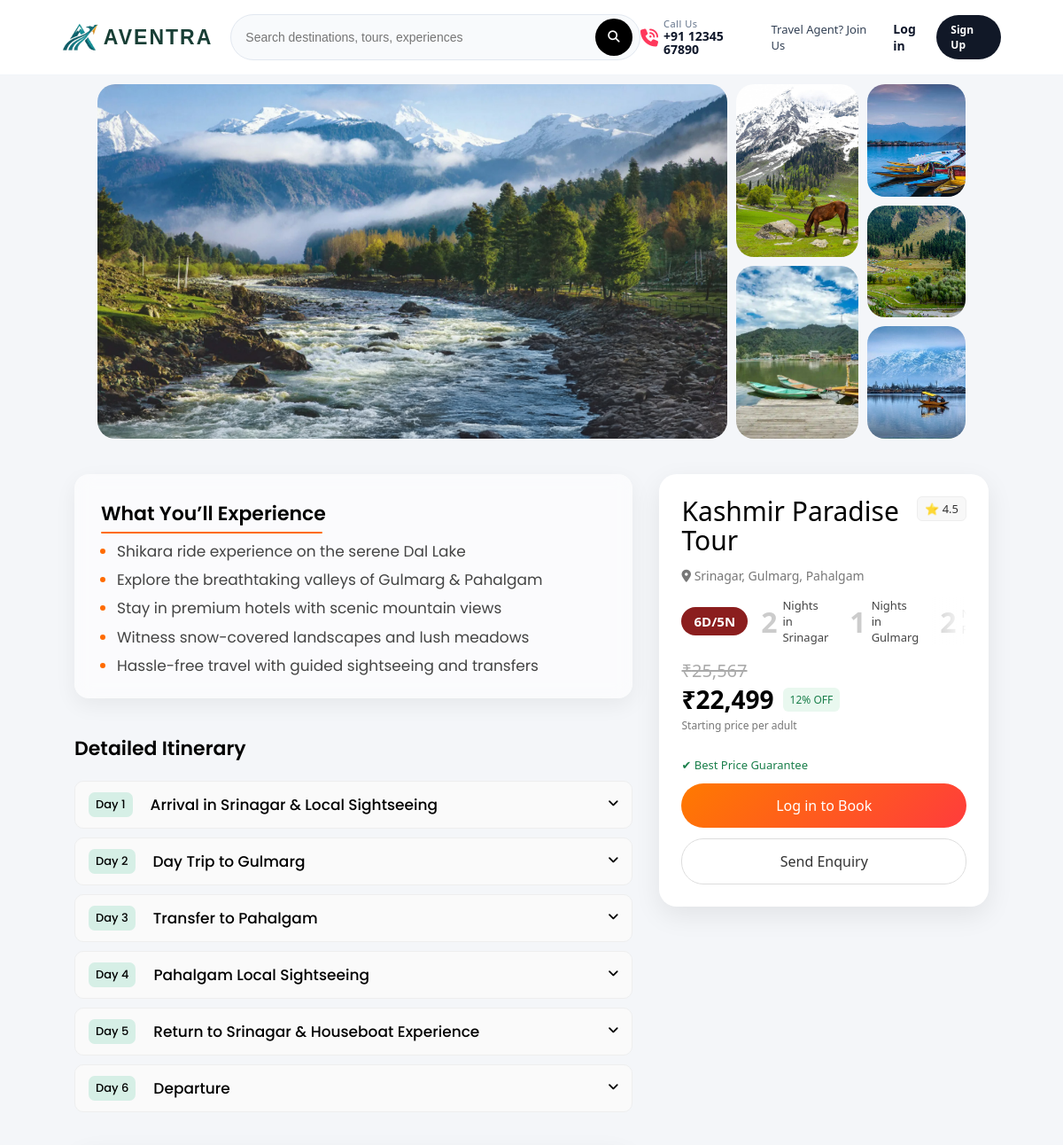
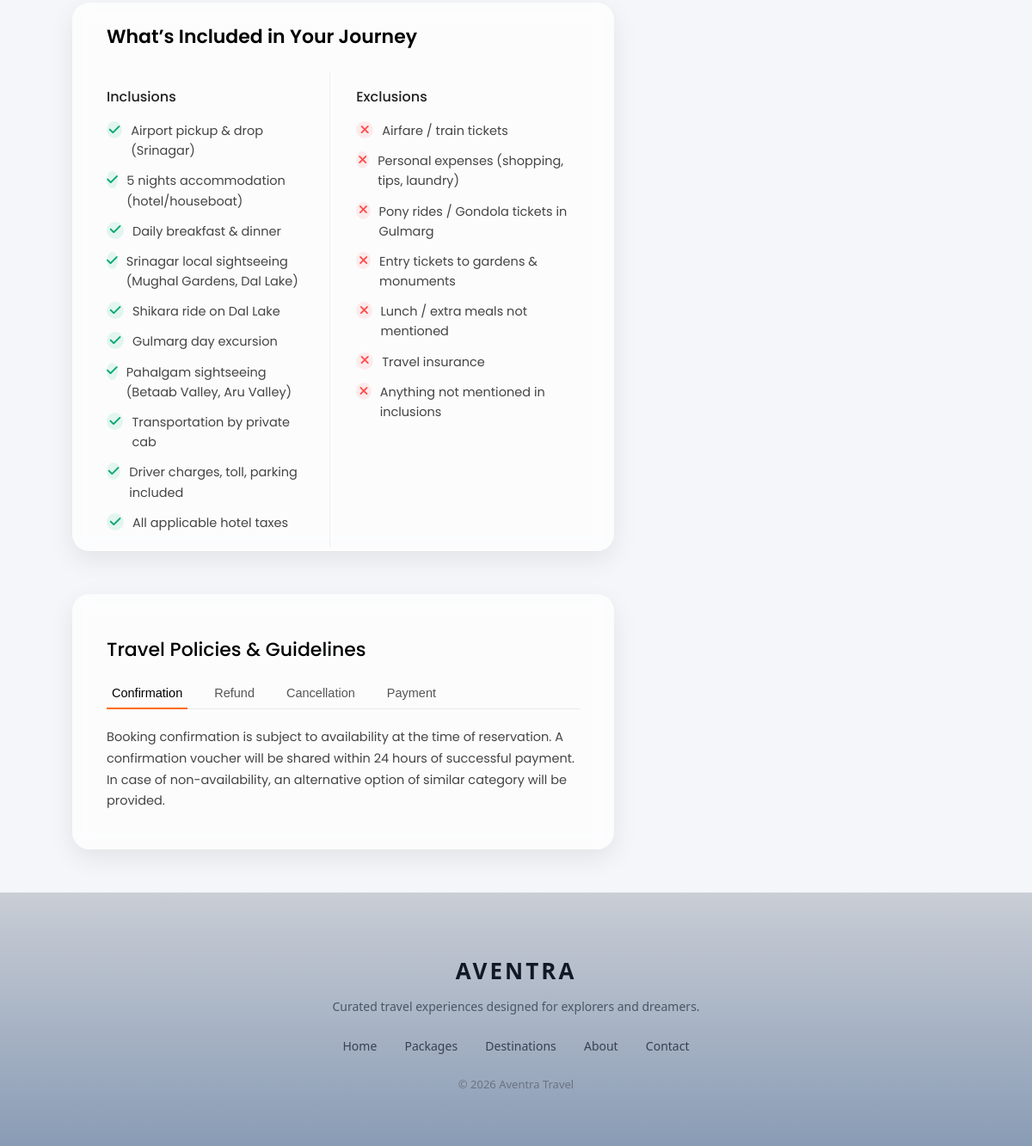
/package/17/, run on the app's committed database (2 pictures, top to bottom).
### travel/models.py (models this page shows, shortened)
class PackageImage(models.Model):
    package = models.ForeignKey(Package, on_delete=models.CASCADE, related_name='images')
    image = models.ImageField(upload_to='package_gallery/')

class Package(models.Model):
    PACKAGE_TYPE=[
        ('domestic', 'Domestic'),
        ('international', 'International')
    ]
    REGION_CHOICE = [
        ('north', 'North India'),
        ('west', 'West India'),
        ('south', 'South India'),
        ('northeast', 'North-East India'),
    ]
    REGION_CHOICES = [
        ('europe', 'Europe'),
        ('southeast_asia', 'Southeast Asia'),
        ('middle_east', 'Middle East'),
        ('maldives', 'Maldives'),
        ('usa', 'USA'),
        ('dubai', 'Dubai'),
    ]
    title = models.CharField(max_length = 100)
    location = models.CharField(max_length = 50)
    price = models.IntegerField()
    original_price = models.IntegerField(null = True, blank = True)
    discount_percent = models.IntegerField(null = True, blank = True)
    duration = models.CharField(max_length = 100)
    stay_plan = models.CharField(max_length = 120, blank = True)
    description = models.TextField()
    image = models.ImageField(upload_to = 'packages/')
    package_type = models.CharField(max_length = 20, choices = PACKAGE_TYPE)
    region = models.CharField(max_length = 20, choices = REGION_CHOICE, blank=True, null=True)
    region_international = models.CharField(max_length=50, choices=REGION_CHOICES, blank=True, null=True)
    created_at = models.DateTimeField(auto_now_add = True)
    is_trending = models.BooleanField(default = False)
    highlights = models.TextField(blank=True)
    confirmation_policy = models.TextField(default="Booking confirmation is subject to availability at the time of reservation. A confirmation voucher will be shared within 24 hours of successful payment.In case of non-availability, an alternative option of similar category will be provided.")
    refund_policy = models.TextField(default="Refunds (if applicable) will be processed within 7–10 working days. Transaction charges or gateway fees may be deducted. No refund will be provided for partially utilized services.")
    cancellation_policy = models.TextField(default="Free cancellation up to 7 days before travel date. 50% cancellation charges between 3–7 days before travel. No refund for cancellations within 48 hours of departure. No-show bookings are non-refundable.")
    payment_policy = models.TextField(default="A minimum of 30% advance payment is required to confirm the booking. Full payment must be completed before the start of the trip. Payments can be made via UPI, bank transfer, or online payment gateway.")
    itinerary = models.TextField(blank=True)

class Highlight(models.Model):
    package = models.ForeignKey(Package, on_delete=models.CASCADE, related_name='highlights_list')
    title = models.CharField(max_length=200)

class ItineraryDay(models.Model):
    package = models.ForeignKey(Package, on_delete=models.CASCADE, related_name='itinerary_days')
    day_number = models.IntegerField()
    title = models.CharField(max_length=200)
    description = models.TextField()

class Inclusion(models.Model):
    package = models.ForeignKey(Package, on_delete=models.CASCADE, related_name="inclusions_list")
    text = models.CharField(max_length=255)

class Exclusion(models.Model):
    package = models.ForeignKey(Package, on_delete=models.CASCADE, related_name="exclusions_list")
    text = models.CharField(max_length=255)

### travel/views.py (the view, shortened to what this page needs)
# urls.py: path('package/<int:id>/', views.package_detail, name='package_detail'),
def package_detail(request, id):
    package = get_object_or_404(Package, id=id)
    images = package.images.all()[:6]
    highlights = package.highlights_list.all()[:5]
    itinerary_days = package.itinerary_days.all().order_by('day_number')
    inclusions = package.inclusions_list.all()
    exclusions = package.exclusions_list.all()
    similar_packages = Package.objects.filter(location=package.location,package_type=package.package_type).exclude(id=package.id)[:4]
    package.stay_list = package.stay_plan.split("•") if package.stay_plan else []
    reviews = Review.objects.filter(package=package).order_by('-id')[:3]
    avg_rating = reviews.aggregate(Avg('rating'))['rating__avg']
    avg_rating = round(avg_rating or 0)
    review_count = reviews.count()
    itinerary_days = package.itinerary_days.all().order_by('day_number')
    context = {
        'package': package,
        'reviews': reviews,
        'avg_rating': avg_rating,
        'review_count': review_count,
        'itinerary_days': itinerary_days,
        'images': images,
        'highlights': highlights,
        'inclusions': inclusions,
        'exclusions': exclusions,
        'similar_packages': similar_packages,
    }
    return render(request, 'package_detail.html', context)

### travel/templates/package_detail.html (shortened to what this page needs)
{% load static %}
{% load humanize %}
<!DOCTYPE html>
<html>
<head>
    <link rel="stylesheet" href="{% static 'css/package_detail.css' %}?v=33">
    <link rel="stylesheet" href="https://cdnjs.cloudflare.com/ajax/libs/font-awesome/6.5.0/css/all.min.css">
</head>
<body>
    <header class="premium-header">
        <div class="header-left">
            <a href="/" class="brand">
                <img src="{% static 'images/favicon.png' %}" alt="Aventra Logo">
                <span>AVENTRA</span>
            </a>
        </div>
        <div class="search-container">
            <input type="text" placeholder="Search destinations, tours, experiences">
            <button class="search-btn">
                <i class="fa fa-search"></i>
            </button>
        </div>
        <div class="header-right">
            <div class="helpline">
                <i class="fa-solid fa-phone-volume fa-lg"></i>
                <div class="helpline-text">
                    <small>Call Us</small>
                    <span>+91 12345 67890</span>
                </div>
            </div>
            <a href="#" class="agent-link">Travel Agent? Join Us</a>
            <div class="auth-links">
                {% if user.is_authenticated %}
                <span>Hi, {{ user.first_name }}</span>
                <a href="/logout">Logout</a>
                {% else %}
                <a href="/login" class="login-link">Log in</a>
                <a href="/register" class="signup-btn">Sign Up</a>
                {% endif %}
            </div>
        </div>
    </header>
    <div class="hero">
        <div class="gallery">
            <div class="img-box">
                <img id="mainImage" src="{{ images.0.image.url }}">
            </div>
            <div class="middle">
                {% for img in images|slice:"1:3" %}
                <div class="img-box">
                    <img class="thumb" src="{{ img.image.url }}">
                </div>
                {% endfor %}
            </div>
            <div class="right-grid">
                {% for img in images|slice:"3:6" %}
                <div class="img-box">
                    <img class="thumb" src="{{ img.image.url }}">
                </div>
                {% endfor %}
            </div>
        </div>
        <div class="container">
            <div class="content">
                <div class="left">
                    <div class="trip-box">
                        <h2 class="trip-title">What You’ll Experience</h2>
                        <ul class="trip-list">
                            {% for item in highlights %}
                            <li>{{ item.title }}</li>
                            {% endfor %}
                        </ul>
                    </div>
                    <div class="itinerary-box">
                        <h2 class="itinerary-title">Detailed Itinerary</h2>
                        {% for day in itinerary_days %}
                        <div class="itinerary-item">
                            <div class="itinerary-header" onclick="toggleItinerary(this)">
                                <span class="day">Day {{ day.day_number }}</span>
                                <span class="title">{{ day.title }}</span>
                                <span class="arrow"><i class="fa-solid fa-angle-down"></i></span>
                            </div>
                        </div>
                        {% endfor %}
                    </div>
                    <div class="inc-exc-box">
                        <h2 class="section-title">What’s Included in Your Journey</h2>
                        <div class="inc-exc-grid">
                            <div class="inc-box">
                                <h3>Inclusions</h3>
                                <ul>
                                    {% for item in package.inclusions_list.all %}
                                    <li>
                                        <span class="icon yes"><i class="fa-solid fa-check"></i></span>
                                        {{ item.text }}
                                    </li>
                                    {% endfor %}
                                </ul>
                            </div>
                            <div class="exc-box">
                                <h3>Exclusions</h3>
                                <ul>
                                    {% for item in package.exclusions_list.all %}
                                    <li>
                                        <span class="icon no"><i class="fa-solid fa-xmark"></i></span>
                                        {{ item.text }}
                                    </li>
                                    {% endfor %}
                                </ul>
                            </div>
                        </div>
                    </div>
                    <div class="policy-box">
                        <h2 class="policy-title">Travel Policies & Guidelines</h2>
                        <div class="policy-tabs">
                            <button class="tab active" onclick="openTab(event, 'confirm')">Confirmation</button>
                            <button class="tab" onclick="openTab(event, 'refund')">Refund</button>
                            <button class="tab" onclick="openTab(event, 'cancel')">Cancellation</button>
                            <button class="tab" onclick="openTab(event, 'payment')">Payment</button>
                        </div>
                        <div class="policy-content active" id="confirm">
                            <p>{{ package.confirmation_policy }}</p>
                        </div>
                    </div>
                </div>
                <div class="right">
                    <div class="card">
                        <div class="title-row">
                            <h2 class="package-title">{{ package.title }}</h2>
                            <div class="rating">⭐ 4.5</div>
                        </div>
                        <p class="location">
                            <i class="fa-solid fa-location-dot"></i> {{ package.location }}
                        </p>
                        <div class="stay-line">
                            <div class="duration-badge">{{ package.duration }}</div>
                            <div class="stay-break">
                                {% for stay in package.stay_list %}
                                {% with stay|slice:":2" as nights %}
                                {% with stay|slice:"3:" as place %}
                                <div class="stay-block">
                                    <span class="night">{{ nights|cut:"N" }}</span>
                                    <span class="text">Nights in {{ place }}</span>
                                </div>
                                {% endwith %}
                                {% endwith %}
                                {% endfor %}
                            </div>
                        </div>
                        <div class="price-section">
                            <div class="price-left">
                                {% if package.original_price %}
                                <span class="old-price">₹{{ package.original_price|intcomma }}</span>
                                {% endif %}
                                <div class="price-row">
                                    <span class="price">₹{{ package.price|intcomma }}</span>
                                    {% if package.discount_percent %}
                                    <span class="discount">{{ package.discount_percent }}% OFF</span>
                                    {% endif %}
                                </div>
                                <p class="per-person">Starting price per adult</p>
                            </div>
                        </div>
                        <p class="trust">✔ Best Price Guarantee</p>
                        {% if user.is_authenticated %}
                        <a href="javascript:void(0);" onclick="openBooking()" class="main-btn">Book Now</a>
                        {% else %}
                        <a href="javascript:void(0);" onclick="openLogin()" class="main-btn">
                            Log in to Book
                        </a>
                        {% endif %}
                        <a href="javascript:void(0);" class="outline-btn" onclick="openModal()">Send Enquiry</a>
                    </div>
                </div>
            </div>
        </div>
    </div>
    <footer class="premium-footer">
        <div class="footer-wrapper">
            <h2 class="footer-brand">AVENTRA</h2>
            <p class="footer-desc">
                Curated travel experiences designed for explorers and dreamers.
            </p>
            <div class="footer-links">
                <a href="/">Home</a>
                <a href="#">Packages</a>
                <a href="#">Destinations</a>
                <a href="#">About</a>
                <a href="#">Contact</a>
            </div>
            <p class="footer-copy">
                © 2026 Aventra Travel
            </p>
        </div>
    </footer>
</body>
</html>

### data on the page
PackageImage: package+image (picture)
PackageImage: image (picture)
PackageImage: image (picture)
PackageImage: image (picture)
PackageImage: image (picture)
PackageImage: image (picture)
Highlight: title "Shikara ride experience on the serene Dal Lake"
Highlight: title "Explore the breathtaking valleys of Gulmarg & Pahalgam"
Highlight: title "Stay in premium hotels with scenic mountain views"
Highlight: title "Witness snow-covered landscapes and lush meadows"
Highlight: title "Hassle-free travel with guided sightseeing and transfers"
ItineraryDay: day_number "1", title "Arrival in Srinagar & Local Sightseeing"
ItineraryDay: day_number "2", title "Day Trip to Gulmarg"
ItineraryDay: day_number "3", title "Transfer to Pahalgam"
ItineraryDay: day_number "4", title "Pahalgam Local Sightseeing"
ItineraryDay: day_number "5", title "Return to Srinagar & Houseboat Experience"
ItineraryDay: day_number "6", title "Departure"
Inclusion: text "Airport pickup & drop (Srinagar)"
Inclusion: text "5 nights accommodation (hotel/houseboat)"
Inclusion: text "Daily breakfast & dinner"
Inclusion: text "Srinagar local sightseeing (Mughal Gardens, Dal Lake)"
Inclusion: text "Shikara ride on Dal Lake"
Inclusion: text "Gulmarg day excursion"
Inclusion: text "Pahalgam sightseeing (Betaab Valley, Aru Valley)"
Inclusion: text "Transportation by private cab"
Inclusion: text "Driver charges, toll, parking included"
Inclusion: text "All applicable hotel taxes"
Exclusion: text "Airfare / train tickets"
Exclusion: text "Personal expenses (shopping, tips, laundry)"
Exclusion: text "Pony rides / Gondola tickets in Gulmarg"
Exclusion: text "Entry tickets to gardens & monuments"
Exclusion: text "Lunch / extra meals not mentioned"
Exclusion: text "Travel insurance"
Exclusion: text "Anything not mentioned in inclusions"
Package: confirmation_policy "Booking confirmation is subject to availability at the time of reservation. A confirmation voucher will be shared within 24 hours of successful payment. In case of non-availability, an alternative option of similar category will be provided.", title "Kashmir Paradise Tour", location "Srinagar, Gulmarg, Pahalgam", duration "6D/5N", original_price "25,567", price "22,499", discount_percent "12"

### other printed values
{{ nights|cut:"N" }} "2" "1" "2"
{{ place }} "Srinagar" "Gulmarg"
